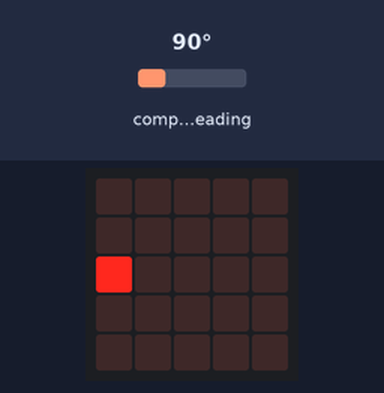
Bench run of a program on a simulated BBC micro:bit running MicroPython. On the bench: the board's 5×5 LED display. The inputs (shaded band) are chosen by the test bench; at power-on: compass heading 90°. The compass is already calibrated.

Above: at 1.3 s.
1.4 s: compass heading set to 49°
2.9 s: compass heading set to 40°
At 4.1 s:
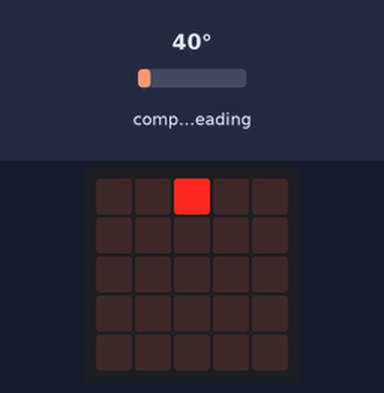
4.4 s: compass heading set to 180°
At 5.6 s:
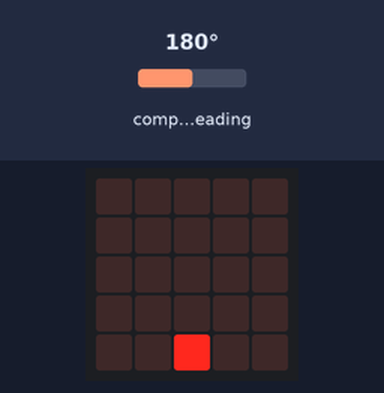
5.9 s: compass heading set to 220°
7.4 s: compass heading set to 229°
At 8.1 s:
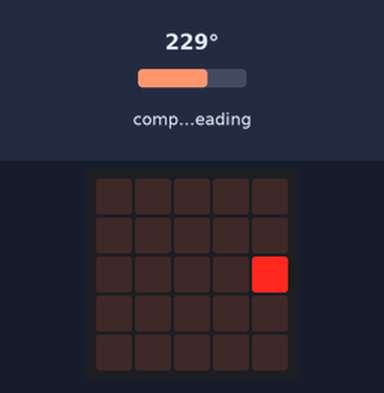
8.9 s: compass heading set to 7°
At 9.9 s:
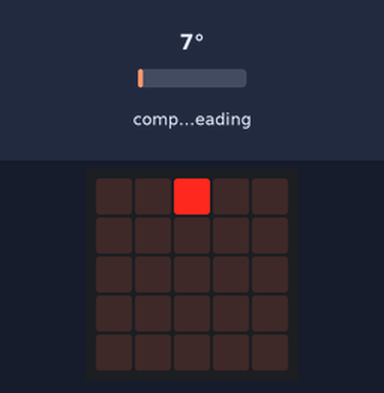
Timing chart, 0 to 11.4 s (numbered marks = the images above; inputs shaded):
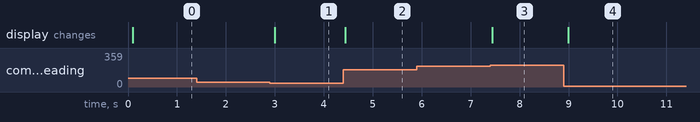

Measured:
- the behaviour switches between 46 and 45° on compass heading (found by bisection; images 0 and 1)
- the behaviour switches between 225 and 226° on compass heading (found by bisection; images 2 and 3)
- after the input at 1.4 s, every drawn part: stays the same
- after the input at 2.9 s, the display: changes after 0.10 s (image 1)
- after the input at 4.4 s, the display: changes at once (image 2)
- after the input at 5.9 s, every drawn part: stays the same
- after the input at 7.4 s, the display: changes at once (image 3)
- after the input at 8.9 s, the display: changes after 0.09 s (image 4)

The program:

pokazi_sever.py
```python
from microbit import *

compass.calibrate()
while True:
    ugao = compass.heading()
    if ugao > 45 and ugao <= 135:
        # azimut ~ istok -> ukljuci LED na sredini leve ivice
        display.set_pixel(0, 2, 9)
    elif ugao > 135 and ugao <= 225: # jug
        # azimut ~ jug -> ukljuci LED na sredini donje ivice
        display.set_pixel(2, 4, 9)
    elif ugao > 225 and ugao <= 315:
        # azimut ~ zapad -> ukljuci LED na sredini desne ivice
        display.set_pixel(4, 2, 9)
    else:
        # azimut ~ sever -> ukljuci LED na sredini gornje ivice
        display.set_pixel(2, 0, 9)
    sleep(100)
    display.clear()
```
